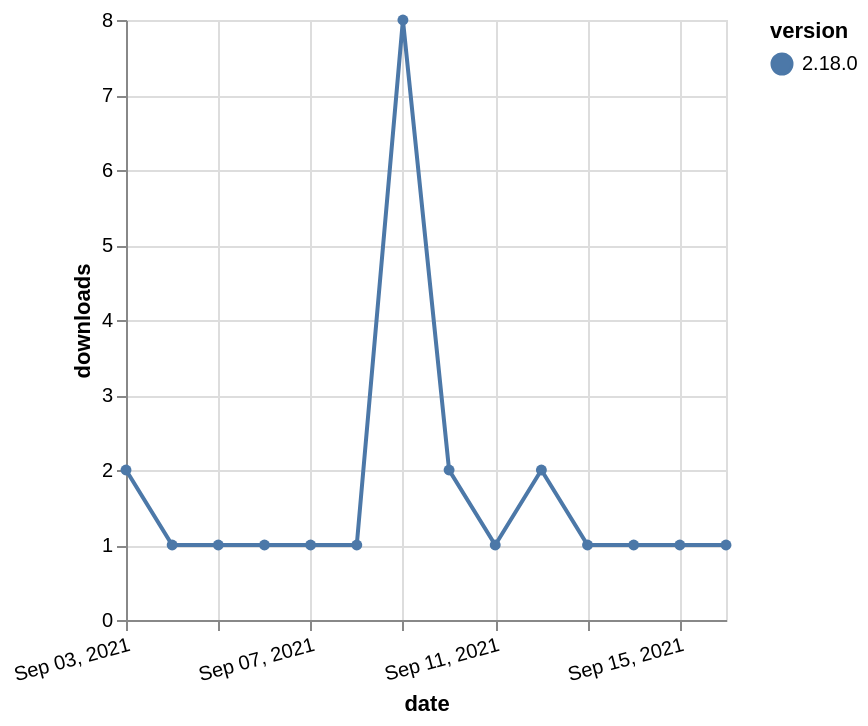

The specification (Vega-Lite) saved for this image:
### Vega-Lite specification from a JSON file in a GitHub repository (floating-point values rounded to 4 significant figures)
{"$schema": "https://vega.github.io/schema/vega-lite/v5.json", "description": "A simple bar chart with embedded data.", "data": {"values": [{"date": "2021-09-03", "total": 504, "delta": 2, "version": "2.18.0"}, {"date": "2021-09-04", "total": 505, "delta": 1, "version": "2.18.0"}, {"date": "2021-09-05", "total": 506, "delta": 1, "version": "2.18.0"}, {"date": "2021-09-06", "total": 507, "delta": 1, "version": "2.18.0"}, {"date": "2021-09-07", "total": 508, "delta": 1, "version": "2.18.0"}, {"date": "2021-09-08", "total": 509, "delta": 1, "version": "2.18.0"}, {"date": "2021-09-09", "total": 517, "delta": 8, "version": "2.18.0"}, {"date": "2021-09-10", "total": 519, "delta": 2, "version": "2.18.0"}, {"date": "2021-09-11", "total": 520, "delta": 1, "version": "2.18.0"}, {"date": "2021-09-12", "total": 522, "delta": 2, "version": "2.18.0"}, {"date": "2021-09-13", "total": 523, "delta": 1, "version": "2.18.0"}, {"date": "2021-09-14", "total": 524, "delta": 1, "version": "2.18.0"}, {"date": "2021-09-15", "total": 525, "delta": 1, "version": "2.18.0"}, {"date": "2021-09-16", "total": 526, "delta": 1, "version": "2.18.0"}]}, "width": "container", "mark": {"type": "line", "point": {"filled": true}}, "encoding": {"x": {"field": "date", "type": "temporal", "timeUnit": "yearmonthdate", "title": "date", "axis": {"labelAngle": -15}}, "y": {"field": "delta", "type": "quantitative", "title": "downloads"}, "color": {"field": "version", "type": "nominal"}, "tooltip": {"field": "delta"}}}
